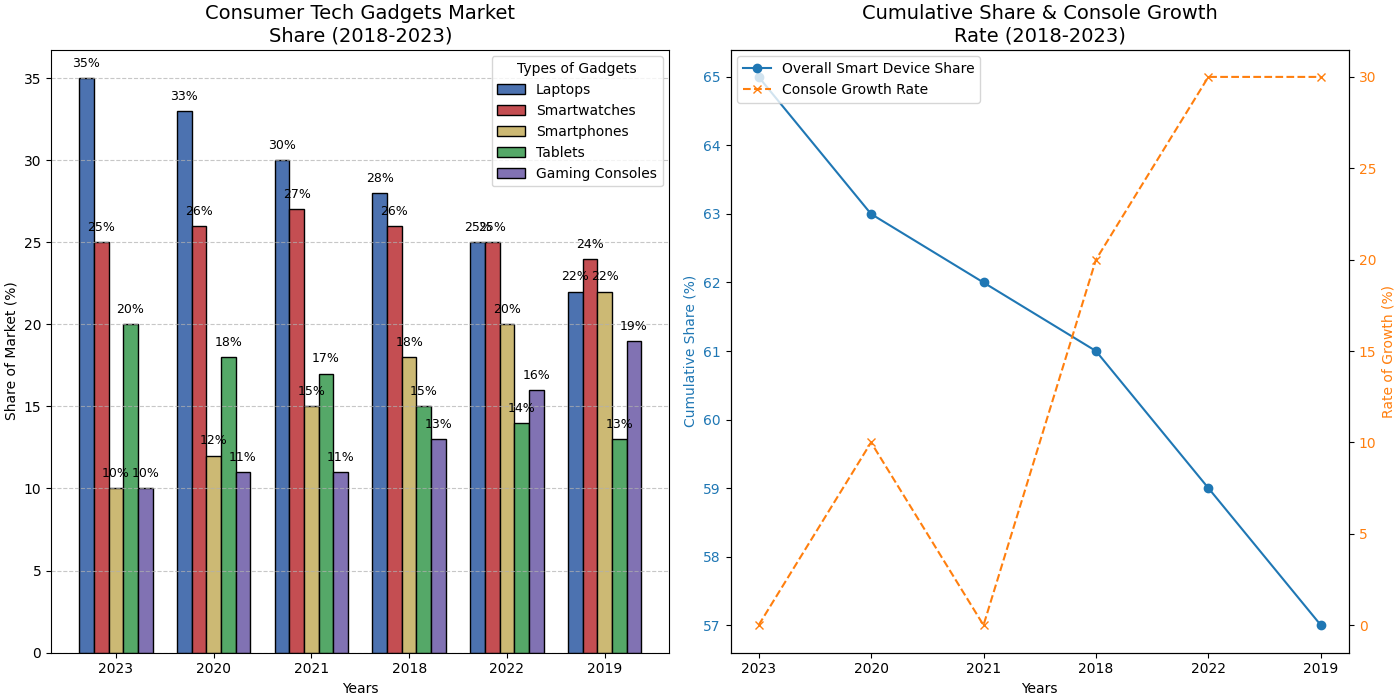

Recreate this plot in Python.
import matplotlib.pyplot as plt
import numpy as np

gadgets = ['Laptops', 'Smartwatches', 'Smartphones', 'Tablets', 'Gaming Consoles']
years = ['2023', '2020', '2021', '2018', '2022', '2019']

data = np.array([
    [35, 33, 30, 28, 25, 22],
    [25, 26, 27, 26, 25, 24],
    [10, 12, 15, 18, 20, 22],
    [20, 18, 17, 15, 14, 13],
    [10, 11, 11, 13, 16, 19],
])

smart_devices = data[0] + data[2] + data[3]
gaming_growth_rate = np.diff(data[4], prepend=data[4][0]) / data[4][0] * 100

fig, (ax1, ax2) = plt.subplots(1, 2, figsize=(14, 7), constrained_layout=True)

bar_width = 0.15
x_positions = np.arange(len(years))
colors = ['#4c72b0', '#c44e52', '#ccb974', '#55a868', '#8172b3']

for i, (gadget, color) in enumerate(zip(gadgets, colors)):
    ax1.bar(x_positions + i * bar_width, data[i], width=bar_width, label=gadget, color=color, edgecolor='black')

ax1.set_title('Consumer Tech Gadgets Market\nShare (2018-2023)', fontsize=14)
ax1.set_xlabel('Years')
ax1.set_ylabel('Share of Market (%)')
ax1.set_xticks(x_positions + bar_width * 2)
ax1.set_xticklabels(years)
ax1.legend(title="Types of Gadgets")

for i in range(len(years)):
    for j in range(len(gadgets)):
        ax1.text(x_positions[i] + j * bar_width, data[j, i] + 0.5, f"{data[j, i]}%", ha='center', va='bottom', fontsize=9)

ax1.yaxis.grid(True, linestyle='--', alpha=0.7)

ax2.plot(years, smart_devices, marker='o', color='#1f77b4', label='Overall Smart Device Share')
ax2.set_title('Cumulative Share & Console Growth\nRate (2018-2023)', fontsize=14)
ax2.set_xlabel('Years')
ax2.set_ylabel('Cumulative Share (%)', color='#1f77b4')
ax2.tick_params(axis='y', labelcolor='#1f77b4')

ax3 = ax2.twinx()
ax3.plot(years, gaming_growth_rate, marker='x', color='#ff7f0e', linestyle='--', label='Console Growth Rate')
ax3.set_ylabel('Rate of Growth (%)', color='#ff7f0e')
ax3.tick_params(axis='y', labelcolor='#ff7f0e')

lns1, labs1 = ax2.get_legend_handles_labels()
lns2, labs2 = ax3.get_legend_handles_labels()
ax2.legend(lns1 + lns2, labs1 + labs2, loc='upper left')

plt.show()
